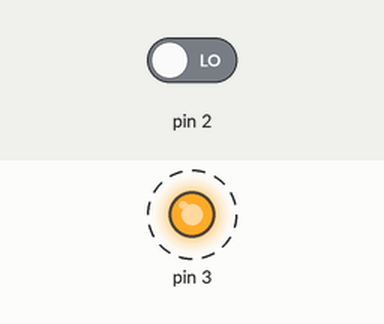
Simulated run of this sketch. Board: Arduino Uno, built with avr-gcc and run on an emulated ATmega328P. On the bench: output pins drawn as LEDs (lit = HIGH). Dashed ring = blinking. The test bench sets the inputs (shaded band); at power-on: pin 2 LOW.

Above: at 4.8 s.
4.9 s: pin 2 driven HIGH
At 5.8 s:
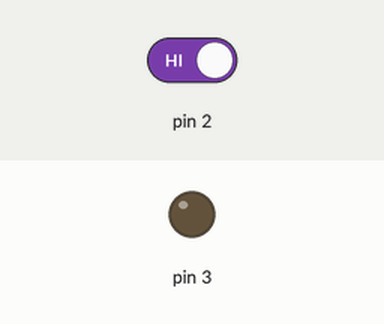
At 6.4 s:
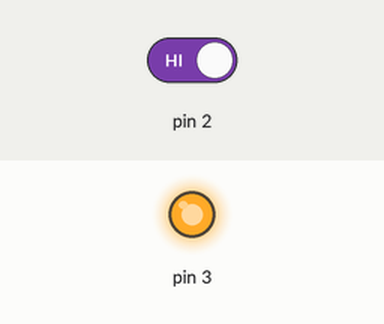
Timing chart, 0 to 14.4 s (numbered marks = the images above; inputs shaded):
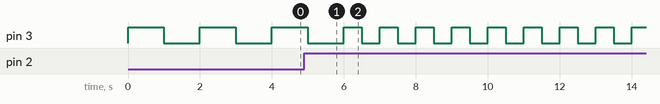

Measured:
- by itself, pin 3: repeats every 1.0 s: HIGH 0.50 s, LOW 0.50 s

The sketch:

Blink_LED_with_Button.ino
```cpp
int buttonState = 0;


void setup() {
  // initialize the pushbutton pin as an input:
  pinMode(2, INPUT);
  // initialize digital pin LED_BUILTIN as an output.
  pinMode(3, OUTPUT);

}

// the loop function runs over and over again forever
void loop() {
  buttonState = digitalRead(2);
  if (buttonState == HIGH) {
      // 2 HZ
      digitalWrite(3, HIGH);   // turn the LED on (HIGH is the voltage level)
      delay(500);                       // 500 ms
      digitalWrite(3, LOW);    // turn the LED off by making the voltage LOW
      delay(500);                       // 500 ms
    }
    else {
      // 1 HZ
      digitalWrite(3, HIGH);   // turn the LED on (HIGH is the voltage level)
      delay(1000);                       // 500 ms
      digitalWrite(3, LOW);    // turn the LED off by making the voltage LOW
      delay(1000);                       // 500 ms
    }


}
```
